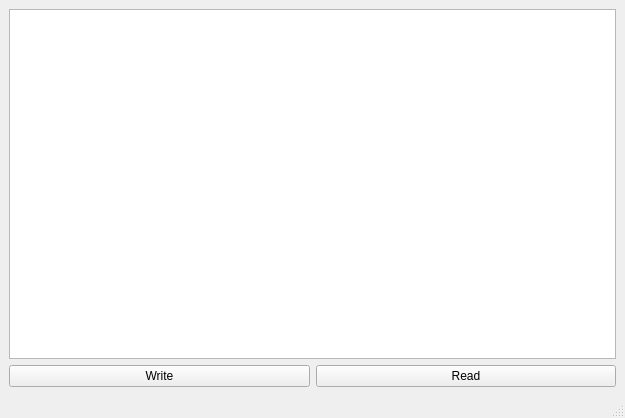
<?xml version="1.0" encoding="UTF-8"?>
<ui version="4.0">
 <class>MainWindow</class>
 <widget class="QMainWindow" name="MainWindow">
  <property name="geometry">
   <rect>
    <x>0</x>
    <y>0</y>
    <width>625</width>
    <height>418</height>
   </rect>
  </property>
  <property name="windowTitle">
   <string>MainWindow</string>
  </property>
  <widget class="QWidget" name="centralwidget">
   <layout class="QVBoxLayout" name="verticalLayout_2">
    <item>
     <layout class="QVBoxLayout" name="verticalLayout">
      <item>
       <widget class="QPlainTextEdit" name="plainTextEdit"/>
      </item>
      <item>
       <layout class="QHBoxLayout" name="horizontalLayout">
        <item>
         <widget class="QPushButton" name="pushButton_Write">
          <property name="text">
           <string>Write</string>
          </property>
         </widget>
        </item>
        <item>
         <widget class="QPushButton" name="pushButton_Read">
          <property name="text">
           <string>Read</string>
          </property>
         </widget>
        </item>
       </layout>
      </item>
     </layout>
    </item>
   </layout>
  </widget>
  <widget class="QMenuBar" name="menubar">
   <property name="geometry">
    <rect>
     <x>0</x>
     <y>0</y>
     <width>625</width>
     <height>22</height>
    </rect>
   </property>
  </widget>
  <widget class="QStatusBar" name="statusbar"/>
 </widget>
 <resources/>
 <connections/>
</ui>
